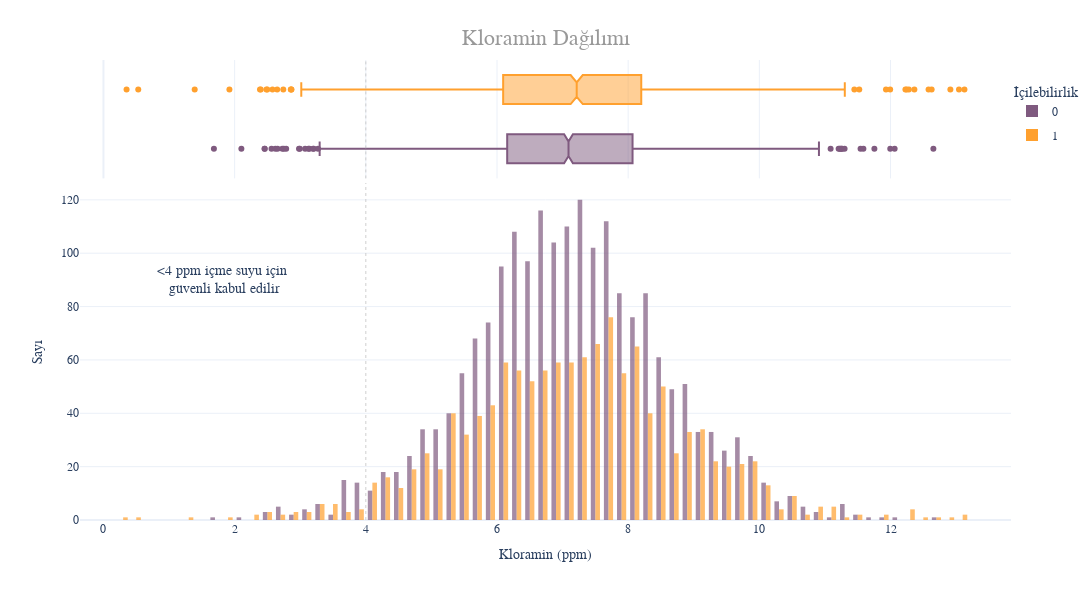

The notebook cell saved with this chart:
### Markdown cell above
**Kloramin,** su arıtma işlemlerinde kullanılan bir dezenfektan maddedir. Kloramin, mikroorganizmaları öldürmek için suya klor eklenerek oluşturulan bir bileşiktir. İçilebilirlik açısından, suyun kloramin seviyeleri kontrol altında tutulmalıdır çünkü aşırı kloramin içeren su, kötü tat ve koku oluşturabilir ve uzun süreli tüketimde sağlık sorunlarına neden olabilir.

### Code cell
fig = px.histogram(df,x='Kloramin',y=Counter(df['Kloramin']),color='İçilebilirlik',template='plotly_white',
                  marginal='box',opacity=0.7,nbins=100,color_discrete_sequence=[colors_purple[3],colors_orange[3]],
                  barmode='group',histfunc='count')

fig.add_vline(x=4, line_width=1, line_color=colors_gray[1],line_dash='dot',opacity=0.7)

fig.add_annotation(text='<4 ppm içme suyu için<br> güvenli kabul edilir', x=1.8, y=90,font=dict(size=14), showarrow=False)

fig.update_layout(
    font_family='poppins',
    title=dict(text='Kloramin Dağılımı', x=0.50, y=0.95,
               font=dict(color = colors_gray[2], size=22)),
    xaxis_title_text='Kloramin (ppm)',
    yaxis_title_text='Sayı',
    legend=dict(x=1, y=0.96, bordercolor='#555555', borderwidth=0, tracegroupgap=5),
    bargap=0.3,
    height=600,
    width=1500
)
fig.show()

### Figure 1 — Plotly figure (JSON) as saved in the notebook; plotly's stock layout.template omitted (floating-point values rounded to 4 significant figures; data arrays with more than 128 entries replaced by an {"elided": "..."} marker saying what was removed)
{"data": [{"alignmentgroup": "True", "bingroup": "x", "histfunc": "count", "hovertemplate": "İçilebilirlik=0<br>Kloramin=%{x}<br>count=%{y}<extra></extra>", "legendgroup": "0", "marker": {"color": "#7F5A7F", "opacity": 0.7, "pattern": {"shape": ""}}, "name": "0", "nbinsx": 100, "offsetgroup": "0", "orientation": "v", "showlegend": true, "type": "histogram", "x": {"elided": "1998 float values"}, "xaxis": "x", "y": {"elided": "1998 int values"}, "yaxis": "y"}, {"alignmentgroup": "True", "hovertemplate": "İçilebilirlik=0<br>Kloramin=%{x}<extra></extra>", "legendgroup": "0", "marker": {"color": "#7F5A7F"}, "name": "0", "notched": true, "offsetgroup": "0", "showlegend": false, "type": "box", "x": {"elided": "1998 float values"}, "xaxis": "x2", "yaxis": "y2"}, {"alignmentgroup": "True", "bingroup": "x", "histfunc": "count", "hovertemplate": "İçilebilirlik=1<br>Kloramin=%{x}<br>count=%{y}<extra></extra>", "legendgroup": "1", "marker": {"color": "#FFA02E", "opacity": 0.7, "pattern": {"shape": ""}}, "name": "1", "nbinsx": 100, "offsetgroup": "1", "orientation": "v", "showlegend": true, "type": "histogram", "x": {"elided": "1278 float values"}, "xaxis": "x", "y": {"elided": "1278 int values"}, "yaxis": "y"}, {"alignmentgroup": "True", "hovertemplate": "İçilebilirlik=1<br>Kloramin=%{x}<extra></extra>", "legendgroup": "1", "marker": {"color": "#FFA02E"}, "name": "1", "notched": true, "offsetgroup": "1", "showlegend": false, "type": "box", "x": {"elided": "1278 float values"}, "xaxis": "x2", "yaxis": "y2"}], "layout": {"annotations": [{"font": {"size": 14}, "showarrow": false, "text": "<4 ppm içme suyu için<br> güvenli kabul edilir", "x": 1.8, "y": 90}], "bargap": 0.3, "barmode": "group", "font": {"family": "poppins"}, "height": 600, "legend": {"bordercolor": "#555555", "borderwidth": 0, "title": {"text": "İçilebilirlik"}, "tracegroupgap": 5, "x": 1, "y": 0.96}, "margin": {"t": 60}, "shapes": [{"line": {"color": "#BBBBBB", "dash": "dot", "width": 1}, "opacity": 0.7, "type": "line", "x0": 4, "x1": 4, "xref": "x", "y0": 0, "y1": 1, "yref": "y domain"}, {"line": {"color": "#BBBBBB", "dash": "dot", "width": 1}, "opacity": 0.7, "type": "line", "x0": 4, "x1": 4, "xref": "x2", "y0": 0, "y1": 1, "yref": "y2 domain"}], "title": {"font": {"color": "#999999", "size": 22}, "text": "Kloramin Dağılımı", "x": 0.5, "y": 0.95}, "width": 1500, "xaxis": {"anchor": "y", "domain": [0, 1], "title": {"text": "Kloramin (ppm)"}}, "xaxis2": {"anchor": "y2", "domain": [0, 1], "matches": "x", "showgrid": true, "showticklabels": false}, "yaxis": {"anchor": "x", "domain": [0, 0.7326], "title": {"text": "Sayı"}}, "yaxis2": {"anchor": "x2", "domain": [0.7426, 1], "matches": "y2", "showgrid": false, "showline": false, "showticklabels": false, "ticks": ""}}}
